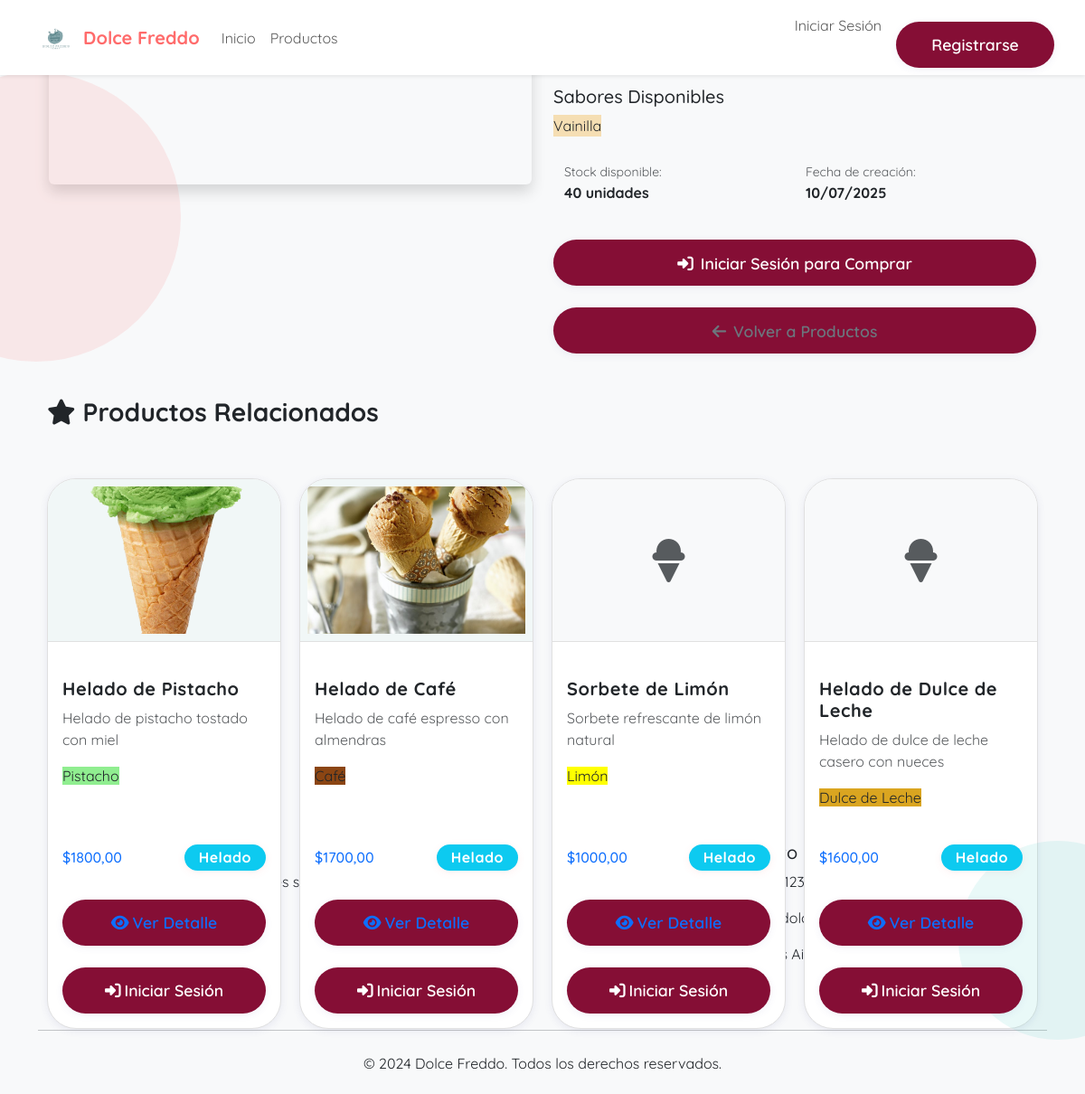
/producto/2/, run on the app's committed database.
### Inventario/models.py (models this page shows, shortened)
class Sabor(models.Model):
    nombre = models.CharField(max_length=100, unique=True)
    descripcion = models.TextField(blank=True)
    color = models.CharField(max_length=7, default='#000000', help_text="Color en formato hexadecimal")
    activo = models.BooleanField(default=True)

class Producto(models.Model):
    CATEGORIA_CHOICES = [
        ('helado', 'Helado'),
        ('postre', 'Postre'),
        ('bebida', 'Bebida'),
        ('accesorio', 'Accesorio'),
    ]
    nombre = models.CharField(max_length=100)
    descripcion = models.TextField(blank=True)
    precio = models.DecimalField(max_digits=8, decimal_places=2)
    stock = models.PositiveIntegerField(default=0)
    imagen = models.ImageField(upload_to='productos/', blank=True, null=True)
    categoria = models.CharField(max_length=20, choices=CATEGORIA_CHOICES, default='helado')
    sabores = models.ManyToManyField(Sabor, blank=True, related_name='productos')
    destacado = models.BooleanField(default=False)
    activo = models.BooleanField(default=True)
    fecha_creacion = models.DateTimeField(auto_now_add=True)
    fecha_actualizacion = models.DateTimeField(auto_now=True)
    class Meta:
        ordering = ['-fecha_creacion']

### Inventario/views.py (the view)
# urls.py: path('producto/<int:pk>/', producto_detalle, name='producto_detalle'),
def producto_detalle(request, pk):
    producto = get_object_or_404(Producto, pk=pk, activo=True)
    productos_relacionados = Producto.objects.filter(
        categoria=producto.categoria, activo=True
    ).exclude(pk=pk)[:4]
    context = {
        'producto': producto,
        'productos_relacionados': productos_relacionados,
    }
    return render(request, 'producto_detalle.html', context)

### Inventario/Templates/producto_detalle.html (shortened to what this page needs)
{% extends 'base.html' %}
{% block content %}
<div class="container py-5">
    <div class="row">
        <div class="col-lg-6 mb-4">
            {% if producto.imagen %}
                <img src="{{ producto.imagen.url }}" class="img-fluid rounded shadow" alt="{{ producto.nombre }}">
            {% else %}
                <div class="bg-light rounded shadow d-flex align-items-center justify-content-center"
                     style="height: 400px;">
                </div>
            {% endif %}
        </div>
        <div class="col-lg-6">
            <div class="mb-4">
                <h5>Descripción</h5>
                <p class="text-muted">{{ producto.descripcion }}</p>
            </div>
            {% if producto.sabores.all %}
            <div class="mb-4">
                <h5>Sabores Disponibles</h5>
                <div class="d-flex flex-wrap gap-2">
                    {% for sabor in producto.sabores.all %}
                    <span class="sabor-tag" style="background-color: {{ sabor.color }};">
                        {{ sabor.nombre }}
                    </span>
                    {% endfor %}
                </div>
            </div>
            {% endif %}
            <div class="mb-4">
                <div class="row">
                    <div class="col-6">
                        <small class="text-muted">Stock disponible:</small>
                        <div class="fw-bold">{{ producto.stock }} unidades</div>
                    </div>
                    <div class="col-6">
                        <small class="text-muted">Fecha de creación:</small>
                        <div class="fw-bold">{{ producto.fecha_creacion|date:"d/m/Y" }}</div>
                    </div>
                </div>
            </div>
            <div class="d-grid gap-2">
                {% if user.is_authenticated %}
                    <button class="btn btn-primary btn-lg agregar-carrito-detalle" data-producto-id="{{ producto.pk }}">
                        <i class="fas fa-cart-plus me-2"></i>Agregar al Carrito
                    </button>
                {% else %}
                    <a href="{% url 'login' %}" class="btn btn-primary btn-lg">
                        <i class="fas fa-sign-in-alt me-2"></i>Iniciar Sesión para Comprar
                    </a>
                {% endif %}
                <a href="{% url 'productos_lista' %}" class="btn btn-outline-secondary">
                    <i class="fas fa-arrow-left me-2"></i>Volver a Productos
                </a>
            </div>
        </div>
    </div>
    {% if productos_relacionados %}
    <div class="row mt-5">
        <div class="col-12">
            <h3 class="fw-bold mb-4">
                <i class="fas fa-star me-2"></i>Productos Relacionados
            </h3>
        </div>
        {% for producto_rel in productos_relacionados %}
        <div class="col-lg-3 col-md-6 mb-4">
            <div class="card producto-card h-100">
                {% if producto_rel.imagen %}
                    <img src="{{ producto_rel.imagen.url }}" class="card-img-top producto-imagen" alt="{{ producto_rel.nombre }}">
                {% else %}
                    <div class="card-img-top producto-imagen bg-light d-flex align-items-center justify-content-center">
                        <i class="fas fa-ice-cream text-muted" style="font-size: 3rem;"></i>
                    </div>
                {% endif %}
                <div class="card-body d-flex flex-column">
                    <h5 class="card-title">{{ producto_rel.nombre }}</h5>
                    <p class="card-text text-muted">{{ producto_rel.descripcion|truncatewords:8 }}</p>
                    {% if producto_rel.sabores.all %}
                    <div class="mb-3">
                        {% for sabor in producto_rel.sabores.all %}
                        <span class="sabor-tag" style="background-color: {{ sabor.color }};">
                            {{ sabor.nombre }}
                        </span>
                        {% endfor %}
                    </div>
                    {% endif %}
                    <div class="mt-auto">
                        <div class="d-flex justify-content-between align-items-center mb-3">
                            <span class="h6 text-primary mb-0">${{ producto_rel.precio }}</span>
                            <span class="badge bg-info">{{ producto_rel.get_categoria_display }}</span>
                        </div>
                        <div class="d-grid gap-2">
                            <a href="{% url 'producto_detalle' producto_rel.pk %}" class="btn btn-outline-primary btn-sm">
                                <i class="fas fa-eye me-1"></i>Ver Detalle
                            </a>
                            {% if user.is_authenticated %}
                            <button class="btn btn-primary btn-sm agregar-carrito" data-producto-id="{{ producto_rel.pk }}">
                                <i class="fas fa-cart-plus me-1"></i>Agregar al Carrito
                            </button>
                            {% else %}
                            <a href="{% url 'login' %}" class="btn btn-primary btn-sm">
                                <i class="fas fa-sign-in-alt me-1"></i>Iniciar Sesión
                            </a>
                            {% endif %}
                        </div>
                    </div>
                </div>
            </div>
        </div>
        {% endfor %}
    </div>
    {% endif %}
</div>
{% endblock %}

### Inventario/Templates/base.html (shortened to what this page needs)
{% load static %}
<!DOCTYPE html>
<html lang="es">
<head>
    <link href="https://cdn.jsdelivr.net/npm/bootstrap@5.3.0/dist/css/bootstrap.min.css" rel="stylesheet">
    <link rel="stylesheet" href="https://cdnjs.cloudflare.com/ajax/libs/font-awesome/6.4.0/css/all.min.css">
    <link rel="stylesheet" href="{% static 'css/style.css' %}">
</head>
<body>
    <nav class="navbar navbar-expand-lg navbar-light bg-white shadow-sm">
        <div class="container">
            <a class="navbar-brand" href="{% url 'home' %}">
                <img src="{% static 'img/logo.png' %}" alt="Logo Dolce Freddo">
                Dolce Freddo
            </a>
            <div class="collapse navbar-collapse" id="navbarNav">
                <ul class="navbar-nav me-auto">
                    <li class="nav-item">
                        <a class="nav-link" href="{% url 'home' %}">Inicio</a>
                    </li>
                    <li class="nav-item">
                        <a class="nav-link" href="{% url 'productos_lista' %}">Productos</a>
                    </li>
                </ul>
                <ul class="navbar-nav">
                    {% if user.is_authenticated %}
                        <li class="nav-item">
                            <a class="nav-link position-relative" href="{% url 'carrito' %}">
                                <i class="fas fa-shopping-cart"></i>
                                <span class="carrito-badge" id="carrito-count">0</span>
                            </a>
                        </li>
                        <li class="nav-item dropdown">
                            <a class="nav-link dropdown-toggle" href="#" role="button" data-bs-toggle="dropdown">
                                <i class="fas fa-user me-1"></i>{{ user.username }}
                            </a>
                            <ul class="dropdown-menu">
                                <li><a class="dropdown-item" href="{% url 'perfil' %}">Mi Perfil</a></li>
                                <li><a class="dropdown-item" href="{% url 'mis_pedidos' %}">Mis Pedidos</a></li>
                                <li><hr class="dropdown-divider"></li>
                                <li><a class="dropdown-item" href="{% url 'logout' %}">Cerrar Sesión</a></li>
                            </ul>
                        </li>
                    {% else %}
                        <li class="nav-item">
                            <a class="nav-link" href="{% url 'login' %}">Iniciar Sesión</a>
                        </li>
                        <li class="nav-item">
                            <a class="btn btn-primary ms-2" href="{% url 'registro' %}">Registrarse</a>
                        </li>
                    {% endif %}
                </ul>
            </div>
        </div>
    </nav>
    <main>
        {% block content %}{% endblock %}
    </main>
    <footer class="footer mt-5">
        <div class="container">
            <div class="row">
                <div class="col-md-4">
                    <h5>Dolce Freddo</h5>
                    <p>Heladería artesanal con los mejores sabores y la mejor calidad.</p>
                </div>
                <div class="col-md-4">
                    <h5>Enlaces</h5>
                    <ul class="list-unstyled">
                        <li><a href="{% url 'home' %}" class="text-light">Inicio</a></li>
                        <li><a href="{% url 'productos_lista' %}" class="text-light">Productos</a></li>
                    </ul>
                </div>
                <div class="col-md-4">
                    <h5>Contacto</h5>
                    <p>+54 11 1234-5678</p>
                    <p>info@dolcefreddo.com</p>
                    <p>Buenos Aires, Argentina</p>
                </div>
            </div>
            <hr class="my-4">
            <div class="text-center">
                <p>&copy; 2024 Dolce Freddo. Todos los derechos reservados.</p>
            </div>
        </div>
    </footer>
</body>
</html>

### Inventario/static/css/style.css (style rules this page uses)
* { margin: 0; padding: 0; box-sizing: border-box; font-family: 'Quicksand'; }
body { background-color: #f1f7f7; }
main { display: flex; justify-content: center; align-items: center; height: 100vh; }
.btn { width: 100%; padding: 8px; border-radius: 8px; margin-top: 16px; border: none; cursor: pointer; font-size: 16px; font-weight: bold; background-color: #850e35; }
.card, .producto-card { border-radius: 2rem !important; box-shadow: 0 4px 24px 0 rgba(80, 80, 160, 0.10), 0 1.5px 6px 0 rgba(80, 80, 160, 0.08); border: none; background: #fff; transition: box-shadow 0.3s, transform 0.3s; max-width: 100%; overflow: hidden; min-height: 420px; display: flex; flex-direction: column; margin-bottom: 2rem; }
.card-body, .producto-card .card-body { width: 100%; box-sizing: border-box; flex: 1 1 auto; display: flex; flex-direction: column; justify-content: flex-start; overflow: hidden; }
.card-img-top, .producto-imagen { border-radius: 2rem 2rem 0 0 !important; background: #f1f7f7; border-bottom: 2px solid #e0e0e0; padding: 0.5rem; width: 100%; max-width: 100%; height: 200px; object-fit: cover; display: block; overflow: hidden; }
.card-title, .card-text, .producto-card .card-title, .producto-card .card-text { word-break: break-word; overflow-wrap: break-word; white-space: normal; }
.row { margin-left: 0; margin-right: 0; flex-wrap: wrap; }
.col-lg-3, .col-md-6, .col-lg-4, .col-md-4, .col-12, .col-md-6, .col-sm-12 { padding-left: 10px; padding-right: 10px; box-sizing: border-box; margin-bottom: 2rem; }
.card-title, h2, h1, .display-3 { font-family: 'Quicksand', 'DM Sans', 'Inter', Arial, sans-serif; font-weight: 700; letter-spacing: 0.5px; }
.badge.bg-danger, .badge.bg-success, .badge.bg-info { border-radius: 1rem; font-size: 1rem; padding: 0.4em 1em; letter-spacing: 0.5px; box-shadow: 0 2px 8px 0 rgba(255, 107, 107, 0.10); }
.btn, .btn-lg, .btn-outline-primary, .btn-primary { border-radius: 2rem !important; font-size: 1.1rem; font-weight: 600; padding: 0.7em 2em; box-shadow: 0 2px 8px 0 rgba(80, 80, 160, 0.08); transition: background 0.2s, color 0.2s, box-shadow 0.2s, transform 0.2s; }
body::before, body::after { content: ''; position: fixed; z-index: 0 !important; border-radius: 50%; opacity: 0.12; }
body::before { width: 320px; height: 320px; background: #ff6b6b; left: -120px; top: 80px; }
body::after { width: 220px; height: 220px; background: #4ecdc4; right: -80px; bottom: 60px; }
body::before, body::after { z-index: 0 !important; }
.badge, .btn { z-index: 2; position: relative; }
.card-title, h2, h1, .display-3 { text-overflow: ellipsis; overflow: hidden; white-space: nowrap; max-width: 100%; }
.card-text, .producto-card .card-text { max-height: 4.5em; overflow: hidden; text-overflow: ellipsis; }
.card, .producto-card { border-radius: 12px; box-shadow: 0 2px 8px rgba(80, 80, 160, 0.10); border: 1px solid #e0e0e0; background: #fff; margin-bottom: 1.5rem; transition: box-shadow 0.2s, transform 0.2s; }
.card-img-top, .producto-imagen { border-radius: 12px 12px 0 0 !important; background: #f1f7f7; border-bottom: 1px solid #e0e0e0; padding: 0.5rem; width: 100%; height: 180px; object-fit: cover; display: block; }
.card-body { padding-top: 2.5rem !important; position: relative; }
.sabor-tag { margin-bottom: 2px; }

### Inventario/Templates/base.html (style rules this page uses)
:root { --primary-color: #FF6B6B; --secondary-color: #4ECDC4; --accent-color: #FFE66D; --dark-color: #2C3E50; --light-color: #F8F9FA; }
body { font-family: 'Poppins', sans-serif; background-color: var(--light-color); }
.navbar-brand { font-weight: 700; color: var(--primary-color) !important; display: flex; align-items: center; gap: 10px; }
.navbar-brand img { height: 40px; width: auto; }

### data on the page
Sabor: nombre "Vainilla"
Producto: stock "40", fecha_creacion "10/07/2025"
Producto: imagen (picture), nombre "Helado de Pistacho", descripcion "Helado de pistacho tostado con miel", precio "1800,00", categoria "Helado"
Sabor: nombre "Pistacho"
Producto: imagen (picture), nombre "Helado de Café", descripcion "Helado de café espresso con almendras", precio "1700,00", categoria "Helado"
Sabor: nombre "Café"
Producto: nombre "Sorbete de Limón", descripcion "Sorbete refrescante de limón natural", precio "1000,00", categoria "Helado"
Sabor: nombre "Limón"
Producto: nombre "Helado de Dulce de Leche", descripcion "Helado de dulce de leche casero con nueces", precio "1600,00", categoria "Helado"
Sabor: nombre "Dulce de Leche"
